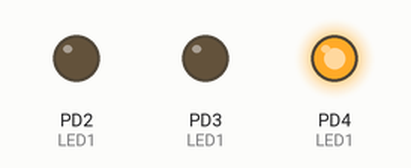
The program below on a simulated ATmega328P, built with avr-gcc and emulated at 16 MHz. On the bench: output pins drawn as LEDs (lit = HIGH).

Above: at 0.02 s.
At 0.62 s:
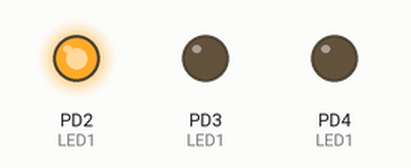
At 1.37 s:
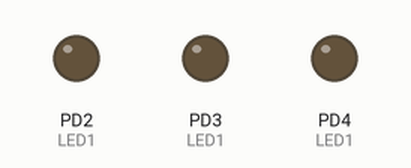
At 2.9 s:
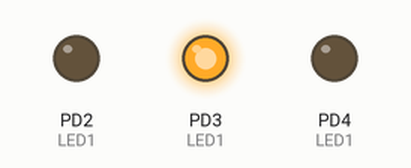
Timing chart, 0 to 3.2 s (numbered marks = the images above):
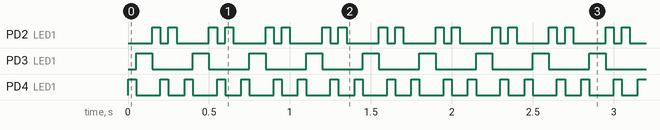

Measured:
- by itself, PD2 (LED1): repeats every 0.35 s: LOW 0.05 s, HIGH 0.05 s, LOW 0.20 s, HIGH 0.05 s
- by itself, PD3 (LED1): alternates HIGH for 0.10 s and LOW for 0.25 s
- by itself, PD4 (LED1): alternates HIGH for 0.05 s and LOW for 0.13 s

The program:

main.c
```c
/*
 * BlinkMany.c
 *
 * Created: 02/06/2019 1:55:18 PM
 * Author : rey
 */

#include <avr/io.h>
#include <util/delay.h>

#define BLINK_DELAY 50   // Define Blink delay as 500 milliseconds

//Function Declarations
void LED1(void);
void LED2(void);
void LED3(void);
void LED4(void);
void LED5(void);
void LED6(void);
void OFFLED(void);

int main(void) {
	DDRD |= (1 << PORTD2) | (1 << PORTD3) | (1 << PORTD4);   // Make Port Pin D2, D3, D4 as outputs
	/*
	To see better what we do above:
	POTD2 = 2, PORTD3 = 3, PORTD4 = 4
	(1 << PORTD2) is shifting 1 into two positions.
	0b00000001 << 2 = 0b00000100

	(1 << PORTD3) is shifting 1 into three positions.
	0b00000001 << 3 = 0b00001000

	(1 << PORTD4) is shifting 1 into four positions.
	0b00000001 << 2 = 0b00010000

	ORing them all:
	0b00000100
	0b00001000
	0b00010000
	---------- (OR)
	0b00011100

	ORing with DDRD:
	0bxxxxxxxx (DDRD)
	0b00011100 (MASK)
    ---------- (OR)
	0bxxx111xx

	Hence, we set the three pins without affecting others.
	*/

	PORTD &= ~(1 << PORTD2) & ~(1 << PORTD3) & ~(1 << PORTD4);   // Set Port Pin D2, D3, D4 active LOW
	/*
	To see better what we do above:
	POTD2 = 2, PORTD3 = 3, PORTD4 = 4
	(1 << PORTD2) is shifting 1 into two positions.
	0b00000001 << 2 = 0b00000100
	Negating is changing 1 to 0, and 0 to 1:
	~(1 << PORTD2) = 0b11111011

	(1 << PORTD3) is shifting 1 into three positions.
	0b00000001 << 3 = 0b00001000
	~(1 << PORTD3) = 0b11110111

	(1 << PORTD4) is shifting 1 into four positions.
	0b00000001 << 4 = 0b00010000
	~(1 << PORTD4) = 0b11101111


	ANDing them all:
	0b11111011
	0b11110111
	0b11101111
	---------- (AND)
	0b11100011

	ANDing with PORTD:
	0bxxxxxxxx (PORTD)
	0b11100011 (MASK)
    ---------- (AND)
	0bxxx000xx
	*/


    while (1) {
		LED1();
		_delay_ms(BLINK_DELAY);
		LED2();
		_delay_ms(BLINK_DELAY);
		LED3();
		_delay_ms(BLINK_DELAY);
		LED4();
		_delay_ms(BLINK_DELAY);
		LED5();
		_delay_ms(BLINK_DELAY);
		LED6();
		_delay_ms(BLINK_DELAY);
		OFFLED();
		_delay_ms(BLINK_DELAY);

    }
}

	void LED1() {
		DDRD &= ~(1 << PORTD2);   // Set Port Pin D2 as Input
		/*
		DDRD = 0bxxxxxxxx
		~(1 << PORTD2) = 0b11111011

		0bxxxxxxxx
		0b11111011
		---------- (AND)
		0bxxxxx0xx
		*/


		DDRD |= (1 << PORTD3);   // Set Port Ping D3 as Output
		/*
		DDRD = 0bxxxxxxxx
		(1 << PORTD3) = 0b00001000

		0bxxxxxxxx
		0b00001000
		---------- (OR)
		0bxxxx1xxx
		*/

		PORTD &= ~(1 << PORTD3);   // Set Port Pin D3 as active LOW
		/*
		PORTD = 0bxxxxxxxx
		~(1 << PORTD3) = 0b11110111

		0bxxxxxxxx
		0b11110111
		---------- (AND)
		0bxxxx0xxx
		*/


		PORTD |= (1 << PORTD4);   // Set Port Pin D4 as active HIGH
		/*
		DDRD = 0bxxxxxxxx
		(1 << PORTD3) = 0b00010000

		0bxxxxxxxx
		0b00010000
		---------- (OR)
		0bxxx1xxxx
		*/
	}

	void LED2() {
		PORTD |= (1 << PORTD3);
		PORTD &= ~(1 << PORTD4);
	}

	void LED3() {
		DDRD &= ~(1 << PORTD4);
		DDRD |= (1 << PORTD2);
		PORTD &= ~(1 << PORTD2);
		PORTD |= (1 << PORTD3);
	}

	void LED4() {
		PORTD |= (1 << PORTD2);
		PORTD &= ~(1 << PORTD3);
	}

	void LED5() {
		DDRD &= ~(1 << PORTD3);
		DDRD |= (1 << PORTD4);
		PORTD &= ~(1 << PORTD2);
		PORTD |= (1 << PORTD4);
	}

	void LED6() {
		PORTD |= (1 << PORTD2);
		PORTD &= ~(1 << PORTD4);
	}

	void OFFLED() {
		PORTD = 0x00;
	}
```
